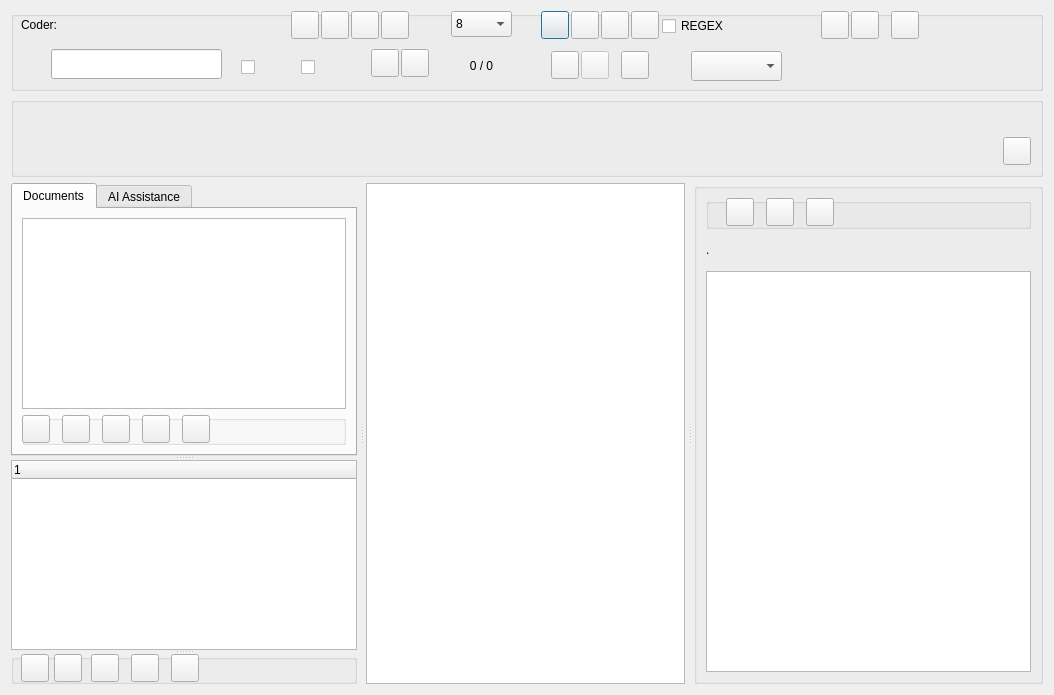
<?xml version="1.0" encoding="UTF-8"?>
<ui version="4.0">
 <class>Dialog_code_text</class>
 <widget class="QDialog" name="Dialog_code_text">
  <property name="geometry">
   <rect>
    <x>0</x>
    <y>0</y>
    <width>1054</width>
    <height>695</height>
   </rect>
  </property>
  <property name="windowTitle">
   <string>Code Text</string>
  </property>
  <layout class="QVBoxLayout" name="verticalLayout">
   <item>
    <widget class="QGroupBox" name="groupBox">
     <property name="minimumSize">
      <size>
       <width>0</width>
       <height>80</height>
      </size>
     </property>
     <property name="maximumSize">
      <size>
       <width>16777215</width>
       <height>80</height>
      </size>
     </property>
     <property name="title">
      <string/>
     </property>
     <widget class="QPushButton" name="pushButton_auto_code">
      <property name="geometry">
       <rect>
        <x>530</x>
        <y>0</y>
        <width>28</width>
        <height>28</height>
       </rect>
      </property>
      <property name="toolTip">
       <string>&lt;html&gt;&lt;head/&gt;&lt;body&gt;&lt;p&gt;Auto code with exact text.&lt;/p&gt;&lt;p&gt;Right click for options: all, first, last.&lt;/p&gt;&lt;/body&gt;&lt;/html&gt;</string>
      </property>
      <property name="text">
       <string/>
      </property>
     </widget>
     <widget class="QLabel" name="label_coder">
      <property name="geometry">
       <rect>
        <x>10</x>
        <y>0</y>
        <width>251</width>
        <height>28</height>
       </rect>
      </property>
      <property name="text">
       <string>Coder:</string>
      </property>
     </widget>
     <widget class="QLineEdit" name="lineEdit_search">
      <property name="geometry">
       <rect>
        <x>40</x>
        <y>38</y>
        <width>171</width>
        <height>30</height>
       </rect>
      </property>
      <property name="toolTip">
       <string>&lt;html&gt;&lt;head/&gt;&lt;body&gt;&lt;p&gt;Search for text.&lt;/p&gt;&lt;p&gt;check &lt;span style=&quot; font-weight:600;&quot;&gt;Case sensitive&lt;/span&gt; for case sensitive search&lt;/p&gt;&lt;p&gt;check &lt;span style=&quot; font-weight:600;&quot;&gt;All files&lt;/span&gt; for searching all files search&lt;/p&gt;
&lt;p&gt;Right-click to change automatic searching options&lt;/p&gt;&lt;/body&gt;&lt;/html&gt;</string>
      </property>
     </widget>
     <widget class="QCheckBox" name="checkBox_search_case">
      <property name="geometry">
       <rect>
        <x>230</x>
        <y>38</y>
        <width>21</width>
        <height>36</height>
       </rect>
      </property>
      <property name="toolTip">
       <string>&lt;html&gt;&lt;head/&gt;&lt;body&gt;&lt;p&gt;search case sensitive&lt;/p&gt;&lt;/body&gt;&lt;/html&gt;</string>
      </property>
      <property name="text">
       <string/>
      </property>
     </widget>
     <widget class="QCheckBox" name="checkBox_search_all_files">
      <property name="geometry">
       <rect>
        <x>290</x>
        <y>38</y>
        <width>21</width>
        <height>36</height>
       </rect>
      </property>
      <property name="toolTip">
       <string>&lt;html&gt;&lt;head/&gt;&lt;body&gt;&lt;p&gt;search all files&lt;/p&gt;&lt;/body&gt;&lt;/html&gt;</string>
      </property>
      <property name="text">
       <string/>
      </property>
     </widget>
     <widget class="QLabel" name="label_search_totals">
      <property name="geometry">
       <rect>
        <x>430</x>
        <y>44</y>
        <width>81</width>
        <height>22</height>
       </rect>
      </property>
      <property name="text">
       <string>0 / 0</string>
      </property>
      <property name="alignment">
       <set>Qt::AlignCenter</set>
      </property>
     </widget>
     <widget class="QLabel" name="label_codes_count">
      <property name="geometry">
       <rect>
        <x>570</x>
        <y>46</y>
        <width>41</width>
        <height>22</height>
       </rect>
      </property>
      <property name="text">
       <string/>
      </property>
      <property name="alignment">
       <set>Qt::AlignRight|Qt::AlignTrailing|Qt::AlignVCenter</set>
      </property>
     </widget>
     <widget class="QPushButton" name="pushButton_previous">
      <property name="geometry">
       <rect>
        <x>360</x>
        <y>38</y>
        <width>28</width>
        <height>28</height>
       </rect>
      </property>
      <property name="toolTip">
       <string>&lt;html&gt;&lt;head/&gt;&lt;body&gt;&lt;p&gt;Previous&lt;/p&gt;&lt;/body&gt;&lt;/html&gt;</string>
      </property>
      <property name="text">
       <string/>
      </property>
     </widget>
     <widget class="QPushButton" name="pushButton_next">
      <property name="geometry">
       <rect>
        <x>390</x>
        <y>38</y>
        <width>28</width>
        <height>28</height>
       </rect>
      </property>
      <property name="toolTip">
       <string>&lt;html&gt;&lt;head/&gt;&lt;body&gt;&lt;p&gt;Next&lt;/p&gt;&lt;/body&gt;&lt;/html&gt;</string>
      </property>
      <property name="text">
       <string/>
      </property>
     </widget>
     <widget class="QLabel" name="label_search_all_files">
      <property name="geometry">
       <rect>
        <x>316</x>
        <y>41</y>
        <width>24</width>
        <height>24</height>
       </rect>
      </property>
      <property name="toolTip">
       <string>&lt;html&gt;&lt;head/&gt;&lt;body&gt;&lt;p&gt;Search text. All text files.&lt;/p&gt;&lt;/body&gt;&lt;/html&gt;</string>
      </property>
      <property name="autoFillBackground">
       <bool>false</bool>
      </property>
      <property name="text">
       <string/>
      </property>
      <property name="alignment">
       <set>Qt::AlignRight|Qt::AlignTrailing|Qt::AlignVCenter</set>
      </property>
      <property name="wordWrap">
       <bool>true</bool>
      </property>
     </widget>
     <widget class="QLabel" name="label_search_case_sensitive">
      <property name="geometry">
       <rect>
        <x>250</x>
        <y>41</y>
        <width>24</width>
        <height>24</height>
       </rect>
      </property>
      <property name="toolTip">
       <string>&lt;html&gt;&lt;head/&gt;&lt;body&gt;&lt;p&gt;Search text. Case sensitive&lt;/p&gt;&lt;/body&gt;&lt;/html&gt;</string>
      </property>
      <property name="autoFillBackground">
       <bool>false</bool>
      </property>
      <property name="text">
       <string/>
      </property>
      <property name="alignment">
       <set>Qt::AlignRight|Qt::AlignTrailing|Qt::AlignVCenter</set>
      </property>
      <property name="wordWrap">
       <bool>true</bool>
      </property>
     </widget>
     <widget class="QPushButton" name="pushButton_auto_code_frag_this_file">
      <property name="geometry">
       <rect>
        <x>560</x>
        <y>0</y>
        <width>28</width>
        <height>28</height>
       </rect>
      </property>
      <property name="toolTip">
       <string>Text fragment to auto code sentences.</string>
      </property>
      <property name="text">
       <string/>
      </property>
     </widget>
     <widget class="QPushButton" name="pushButton_auto_code_undo">
      <property name="geometry">
       <rect>
        <x>620</x>
        <y>0</y>
        <width>28</width>
        <height>28</height>
       </rect>
      </property>
      <property name="toolTip">
       <string>&lt;html&gt;&lt;head/&gt;&lt;body&gt;&lt;p&gt;Undo auto coding&lt;/p&gt;&lt;/body&gt;&lt;/html&gt;</string>
      </property>
      <property name="text">
       <string/>
      </property>
     </widget>
     <widget class="QPushButton" name="pushButton_delete_all_codes">
      <property name="geometry">
       <rect>
        <x>880</x>
        <y>0</y>
        <width>28</width>
        <height>28</height>
       </rect>
      </property>
      <property name="toolTip">
       <string>&lt;html&gt;&lt;head/&gt;&lt;body&gt;&lt;p&gt;Delete all codes by this coder from this file&lt;/p&gt;&lt;/body&gt;&lt;/html&gt;</string>
      </property>
      <property name="text">
       <string/>
      </property>
     </widget>
     <widget class="QPushButton" name="pushButton_annotate">
      <property name="geometry">
       <rect>
        <x>280</x>
        <y>0</y>
        <width>28</width>
        <height>28</height>
       </rect>
      </property>
      <property name="toolTip">
       <string>&lt;html&gt;&lt;head/&gt;&lt;body&gt;&lt;p&gt;Annotate selection&lt;/p&gt;&lt;/body&gt;&lt;/html&gt;</string>
      </property>
      <property name="text">
       <string/>
      </property>
     </widget>
     <widget class="QPushButton" name="pushButton_coding_memo">
      <property name="geometry">
       <rect>
        <x>340</x>
        <y>0</y>
        <width>28</width>
        <height>28</height>
       </rect>
      </property>
      <property name="toolTip">
       <string>&lt;html&gt;&lt;head/&gt;&lt;body&gt;&lt;p&gt;Memo for this coded section&lt;/p&gt;&lt;/body&gt;&lt;/html&gt;</string>
      </property>
      <property name="text">
       <string/>
      </property>
     </widget>
     <widget class="QLabel" name="label_font_size">
      <property name="geometry">
       <rect>
        <x>410</x>
        <y>2</y>
        <width>24</width>
        <height>24</height>
       </rect>
      </property>
      <property name="toolTip">
       <string>&lt;html&gt;&lt;head/&gt;&lt;body&gt;&lt;p&gt;Text font size.&lt;/p&gt;&lt;p&gt;A default size can be set in Settings.&lt;/p&gt;&lt;/body&gt;&lt;/html&gt;</string>
      </property>
      <property name="autoFillBackground">
       <bool>false</bool>
      </property>
      <property name="text">
       <string/>
      </property>
      <property name="alignment">
       <set>Qt::AlignRight|Qt::AlignTrailing|Qt::AlignVCenter</set>
      </property>
      <property name="wordWrap">
       <bool>true</bool>
      </property>
     </widget>
     <widget class="QLabel" name="label_search_regex">
      <property name="geometry">
       <rect>
        <x>10</x>
        <y>41</y>
        <width>24</width>
        <height>24</height>
       </rect>
      </property>
      <property name="toolTip">
       <string>&lt;html&gt;&lt;head/&gt;&lt;body&gt;&lt;p&gt;Search uses Regex functions. &lt;/p&gt;&lt;p&gt;A dot ‘.’ is used as a wild card, e.g. ‘.ears’ will match ‘bears’ and ‘years’. &lt;/p&gt;&lt;p&gt;A ‘?’ after a character will match one or none times that character, e.g. ‘bears?’ will match ‘bear’ and ‘bears’ &lt;/p&gt;&lt;p&gt;&lt;span style=&quot; background-color:transparent;&quot;&gt;A ‘*’ after a character will match zero or more times. &lt;/span&gt;&lt;/p&gt;&lt;p&gt;&lt;span style=&quot; background-color:transparent;&quot;&gt;‘&lt;/span&gt;\. will match the dot symbol, ‘\?’ will match the question mark. ‘\n’ will match the line ending symbol. &lt;/p&gt;&lt;p&gt;Regex cheatsheet: www.rexegg.com/regex-quickstart.html&lt;/p&gt;&lt;/body&gt;&lt;/html&gt;</string>
      </property>
      <property name="autoFillBackground">
       <bool>false</bool>
      </property>
      <property name="text">
       <string/>
      </property>
      <property name="alignment">
       <set>Qt::AlignRight|Qt::AlignTrailing|Qt::AlignVCenter</set>
      </property>
      <property name="wordWrap">
       <bool>true</bool>
      </property>
     </widget>
     <widget class="QPushButton" name="pushButton_auto_code_surround">
      <property name="geometry">
       <rect>
        <x>590</x>
        <y>0</y>
        <width>28</width>
        <height>28</height>
       </rect>
      </property>
      <property name="toolTip">
       <string>&lt;html&gt;&lt;head/&gt;&lt;body&gt;&lt;p&gt;Auto code using start and end marks.&lt;/p&gt;&lt;/body&gt;&lt;/html&gt;</string>
      </property>
      <property name="text">
       <string/>
      </property>
     </widget>
     <widget class="QPushButton" name="pushButton_help">
      <property name="geometry">
       <rect>
        <x>840</x>
        <y>0</y>
        <width>28</width>
        <height>28</height>
       </rect>
      </property>
      <property name="toolTip">
       <string>Help</string>
      </property>
      <property name="text">
       <string/>
      </property>
     </widget>
     <widget class="QPushButton" name="pushButton_show_memos">
      <property name="geometry">
       <rect>
        <x>370</x>
        <y>0</y>
        <width>28</width>
        <height>28</height>
       </rect>
      </property>
      <property name="toolTip">
       <string>Show memos</string>
      </property>
      <property name="text">
       <string/>
      </property>
     </widget>
     <widget class="QPushButton" name="pushButton_show_annotations">
      <property name="geometry">
       <rect>
        <x>310</x>
        <y>0</y>
        <width>28</width>
        <height>28</height>
       </rect>
      </property>
      <property name="toolTip">
       <string>Show annotations</string>
      </property>
      <property name="text">
       <string/>
      </property>
     </widget>
     <widget class="QPushButton" name="pushButton_edit">
      <property name="geometry">
       <rect>
        <x>540</x>
        <y>40</y>
        <width>28</width>
        <height>28</height>
       </rect>
      </property>
      <property name="toolTip">
       <string>Edit text 
Click on a position, without selecting text, to type, delete, or paste text. 
Select text that is not underlined and delete or paste over. 
Avoid selecting text to delete or paste over if the selected text is underlined:
(coded - red, annotated - yellow, case-assigned - green)
As all assigned positions may be incorrect. </string>
      </property>
      <property name="text">
       <string/>
      </property>
     </widget>
     <widget class="QLabel" name="label_exports">
      <property name="geometry">
       <rect>
        <x>650</x>
        <y>43</y>
        <width>24</width>
        <height>24</height>
       </rect>
      </property>
      <property name="toolTip">
       <string>Export</string>
      </property>
      <property name="text">
       <string/>
      </property>
     </widget>
     <widget class="QComboBox" name="comboBox_export">
      <property name="geometry">
       <rect>
        <x>680</x>
        <y>40</y>
        <width>91</width>
        <height>30</height>
       </rect>
      </property>
      <property name="toolTip">
       <string>Export</string>
      </property>
      <item>
       <property name="text">
        <string/>
       </property>
      </item>
      <item>
       <property name="text">
        <string>html</string>
       </property>
      </item>
      <item>
       <property name="text">
        <string>odt</string>
       </property>
      </item>
      <item>
       <property name="text">
        <string>txt</string>
       </property>
      </item>
     </widget>
     <widget class="QPushButton" name="pushButton_undo_edit">
      <property name="enabled">
       <bool>false</bool>
      </property>
      <property name="geometry">
       <rect>
        <x>570</x>
        <y>40</y>
        <width>28</width>
        <height>28</height>
       </rect>
      </property>
      <property name="toolTip">
       <string>&lt;html&gt;&lt;head/&gt;&lt;body&gt;&lt;p&gt;After editing the text:&lt;/p&gt;&lt;p&gt;Review edited text to confirm code positions are correct. Press button to Undo edited text, if code postions are incorrect. &lt;/p&gt;&lt;/body&gt;&lt;/html&gt;</string>
      </property>
      <property name="text">
       <string/>
      </property>
     </widget>
     <widget class="QPushButton" name="pushButton_default_new_code_color">
      <property name="geometry">
       <rect>
        <x>610</x>
        <y>40</y>
        <width>28</width>
        <height>28</height>
       </rect>
      </property>
      <property name="toolTip">
       <string>Set default colour for new codes</string>
      </property>
      <property name="text">
       <string/>
      </property>
     </widget>
     <widget class="QComboBox" name="comboBox_fontsize">
      <property name="geometry">
       <rect>
        <x>440</x>
        <y>0</y>
        <width>61</width>
        <height>26</height>
       </rect>
      </property>
      <item>
       <property name="text">
        <string>8</string>
       </property>
      </item>
      <item>
       <property name="text">
        <string>10</string>
       </property>
      </item>
      <item>
       <property name="text">
        <string>12</string>
       </property>
      </item>
      <item>
       <property name="text">
        <string>14</string>
       </property>
      </item>
      <item>
       <property name="text">
        <string>16</string>
       </property>
      </item>
      <item>
       <property name="text">
        <string>18</string>
       </property>
      </item>
      <item>
       <property name="text">
        <string>20</string>
       </property>
      </item>
      <item>
       <property name="text">
        <string>22</string>
       </property>
      </item>
     </widget>
     <widget class="QPushButton" name="pushButton_right_side_pane">
      <property name="geometry">
       <rect>
        <x>810</x>
        <y>0</y>
        <width>28</width>
        <height>28</height>
       </rect>
      </property>
      <property name="toolTip">
       <string>&lt;html&gt;&lt;head/&gt;&lt;body&gt;&lt;p&gt;Show side pane&lt;/p&gt;&lt;/body&gt;&lt;/html&gt;</string>
      </property>
      <property name="text">
       <string/>
      </property>
     </widget>
     <widget class="QCheckBox" name="checkBox_auto_regex">
      <property name="geometry">
       <rect>
        <x>651</x>
        <y>5</y>
        <width>111</width>
        <height>20</height>
       </rect>
      </property>
      <property name="toolTip">
       <string>Apply REGEX to autocoding for exact text and sentences buttons.
https://www.datacamp.com/cheat-sheet/regular-expresso</string>
      </property>
      <property name="text">
       <string>REGEX</string>
      </property>
     </widget>
    </widget>
   </item>
   <item>
    <widget class="QGroupBox" name="groupBox_edit_mode">
     <property name="minimumSize">
      <size>
       <width>0</width>
       <height>80</height>
      </size>
     </property>
     <property name="maximumSize">
      <size>
       <width>16777215</width>
       <height>80</height>
      </size>
     </property>
     <property name="title">
      <string/>
     </property>
     <layout class="QGridLayout" name="gridLayout_3">
      <item row="0" column="0" rowspan="2">
       <widget class="QLabel" name="label_editing">
        <property name="enabled">
         <bool>true</bool>
        </property>
        <property name="maximumSize">
         <size>
          <width>16777215</width>
          <height>76</height>
         </size>
        </property>
        <property name="text">
         <string/>
        </property>
        <property name="wordWrap">
         <bool>true</bool>
        </property>
       </widget>
      </item>
      <item row="1" column="1">
       <widget class="QPushButton" name="pushButton_exit_edit">
        <property name="minimumSize">
         <size>
          <width>28</width>
          <height>28</height>
         </size>
        </property>
        <property name="maximumSize">
         <size>
          <width>28</width>
          <height>28</height>
         </size>
        </property>
        <property name="toolTip">
         <string>Exit Edit text </string>
        </property>
        <property name="text">
         <string/>
        </property>
       </widget>
      </item>
     </layout>
    </widget>
   </item>
   <item>
    <widget class="QWidget" name="widget_mainWindow" native="true">
     <layout class="QHBoxLayout" name="horizontalLayout_2">
      <property name="leftMargin">
       <number>0</number>
      </property>
      <property name="topMargin">
       <number>0</number>
      </property>
      <property name="rightMargin">
       <number>0</number>
      </property>
      <property name="bottomMargin">
       <number>0</number>
      </property>
      <item>
       <widget class="QSplitter" name="splitter">
        <property name="orientation">
         <enum>Qt::Horizontal</enum>
        </property>
        <property name="handleWidth">
         <number>9</number>
        </property>
        <widget class="QWidget" name="widget_left" native="true">
         <layout class="QVBoxLayout" name="verticalLayout_4">
          <property name="spacing">
           <number>0</number>
          </property>
          <property name="leftMargin">
           <number>0</number>
          </property>
          <property name="topMargin">
           <number>0</number>
          </property>
          <property name="rightMargin">
           <number>0</number>
          </property>
          <property name="bottomMargin">
           <number>0</number>
          </property>
          <item>
           <widget class="QSplitter" name="leftsplitter">
            <property name="orientation">
             <enum>Qt::Vertical</enum>
            </property>
            <widget class="QTabWidget" name="tabWidget">
             <property name="sizePolicy">
              <sizepolicy hsizetype="Expanding" vsizetype="Expanding">
               <horstretch>0</horstretch>
               <verstretch>0</verstretch>
              </sizepolicy>
             </property>
             <property name="minimumSize">
              <size>
               <width>0</width>
               <height>0</height>
              </size>
             </property>
             <property name="currentIndex">
              <number>0</number>
             </property>
             <widget class="QWidget" name="tab_docs">
              <property name="sizePolicy">
               <sizepolicy hsizetype="Expanding" vsizetype="Expanding">
                <horstretch>0</horstretch>
                <verstretch>0</verstretch>
               </sizepolicy>
              </property>
              <attribute name="title">
               <string>Documents</string>
              </attribute>
              <attribute name="toolTip">
               <string>Select a document</string>
              </attribute>
              <layout class="QVBoxLayout" name="verticalLayout_2">
               <item>
                <widget class="QListWidget" name="listWidget">
                 <property name="minimumSize">
                  <size>
                   <width>0</width>
                   <height>20</height>
                  </size>
                 </property>
                </widget>
               </item>
               <item>
                <widget class="QGroupBox" name="groupBox_file_buttons">
                 <property name="minimumSize">
                  <size>
                   <width>0</width>
                   <height>30</height>
                  </size>
                 </property>
                 <property name="maximumSize">
                  <size>
                   <width>16777215</width>
                   <height>30</height>
                  </size>
                 </property>
                 <property name="title">
                  <string/>
                 </property>
                 <widget class="QPushButton" name="pushButton_latest">
                  <property name="geometry">
                   <rect>
                    <x>40</x>
                    <y>0</y>
                    <width>28</width>
                    <height>28</height>
                   </rect>
                  </property>
                  <property name="toolTip">
                   <string>&lt;html&gt;&lt;head/&gt;&lt;body&gt;&lt;p&gt;File with latest coding&lt;/p&gt;&lt;/body&gt;&lt;/html&gt;</string>
                  </property>
                  <property name="text">
                   <string/>
                  </property>
                 </widget>
                 <widget class="QPushButton" name="pushButton_bookmark_go">
                  <property name="geometry">
                   <rect>
                    <x>80</x>
                    <y>0</y>
                    <width>28</width>
                    <height>28</height>
                   </rect>
                  </property>
                  <property name="toolTip">
                   <string>&lt;html&gt;&lt;head/&gt;&lt;body&gt;&lt;p&gt;Go to bookmark&lt;/p&gt;&lt;/body&gt;&lt;/html&gt;</string>
                  </property>
                  <property name="text">
                   <string/>
                  </property>
                 </widget>
                 <widget class="QPushButton" name="pushButton_next_file">
                  <property name="geometry">
                   <rect>
                    <x>0</x>
                    <y>0</y>
                    <width>28</width>
                    <height>28</height>
                   </rect>
                  </property>
                  <property name="toolTip">
                   <string>&lt;html&gt;&lt;head/&gt;&lt;body&gt;&lt;p&gt;Next file&lt;/p&gt;&lt;/body&gt;&lt;/html&gt;</string>
                  </property>
                  <property name="text">
                   <string/>
                  </property>
                 </widget>
                 <widget class="QPushButton" name="pushButton_document_memo">
                  <property name="geometry">
                   <rect>
                    <x>120</x>
                    <y>0</y>
                    <width>28</width>
                    <height>28</height>
                   </rect>
                  </property>
                  <property name="toolTip">
                   <string>&lt;html&gt;&lt;head/&gt;&lt;body&gt;&lt;p&gt;File memo&lt;/p&gt;&lt;/body&gt;&lt;/html&gt;</string>
                  </property>
                  <property name="text">
                   <string/>
                  </property>
                 </widget>
                 <widget class="QPushButton" name="pushButton_file_attributes">
                  <property name="geometry">
                   <rect>
                    <x>160</x>
                    <y>0</y>
                    <width>28</width>
                    <height>28</height>
                   </rect>
                  </property>
                  <property name="toolTip">
                   <string>Show files with file attributes</string>
                  </property>
                  <property name="text">
                   <string/>
                  </property>
                 </widget>
                </widget>
               </item>
              </layout>
             </widget>
             <widget class="QWidget" name="tab_ai">
              <property name="sizePolicy">
               <sizepolicy hsizetype="Preferred" vsizetype="Preferred">
                <horstretch>0</horstretch>
                <verstretch>0</verstretch>
               </sizepolicy>
              </property>
              <property name="minimumSize">
               <size>
                <width>0</width>
                <height>0</height>
               </size>
              </property>
              <attribute name="title">
               <string>AI Assistance</string>
              </attribute>
              <attribute name="toolTip">
               <string>Use the AI to find data</string>
              </attribute>
              <layout class="QVBoxLayout" name="verticalLayout_3">
               <property name="spacing">
                <number>0</number>
               </property>
               <item>
                <widget class="QPushButton" name="pushButton_ai_search">
                 <property name="sizePolicy">
                  <sizepolicy hsizetype="Preferred" vsizetype="Fixed">
                   <horstretch>0</horstretch>
                   <verstretch>0</verstretch>
                  </sizepolicy>
                 </property>
                 <property name="minimumSize">
                  <size>
                   <width>24</width>
                   <height>24</height>
                  </size>
                 </property>
                 <property name="toolTip">
                  <string>Click here to define the options for the AI based search</string>
                 </property>
                 <property name="styleSheet">
                  <string notr="true"/>
                 </property>
                 <property name="text">
                  <string>&lt;Start AI Search&gt;</string>
                 </property>
                 <property name="flat">
                  <bool>false</bool>
                 </property>
                </widget>
               </item>
               <item>
                <spacer name="horizontalSpacer">
                 <property name="orientation">
                  <enum>Qt::Horizontal</enum>
                 </property>
                 <property name="sizeHint" stdset="0">
                  <size>
                   <width>12</width>
                   <height>6</height>
                  </size>
                 </property>
                </spacer>
               </item>
               <item>
                <widget class="QListWidget" name="listWidget_ai">
                 <property name="minimumSize">
                  <size>
                   <width>0</width>
                   <height>20</height>
                  </size>
                 </property>
                 <property name="toolTipDuration">
                  <number>60000</number>
                 </property>
                </widget>
               </item>
               <item>
                <widget class="QProgressBar" name="ai_progressBar">
                 <property name="enabled">
                  <bool>true</bool>
                 </property>
                 <property name="sizePolicy">
                  <sizepolicy hsizetype="Expanding" vsizetype="Minimum">
                   <horstretch>0</horstretch>
                   <verstretch>0</verstretch>
                  </sizepolicy>
                 </property>
                 <property name="minimumSize">
                  <size>
                   <width>0</width>
                   <height>6</height>
                  </size>
                 </property>
                 <property name="maximumSize">
                  <size>
                   <width>16777215</width>
                   <height>6</height>
                  </size>
                 </property>
                 <property name="maximum">
                  <number>0</number>
                 </property>
                 <property name="value">
                  <number>0</number>
                 </property>
                 <property name="textVisible">
                  <bool>false</bool>
                 </property>
                </widget>
               </item>
              </layout>
             </widget>
            </widget>
            <widget class="QTreeWidget" name="treeWidget">
             <column>
              <property name="text">
               <string notr="true">1</string>
              </property>
             </column>
            </widget>
            <widget class="QGroupBox" name="groupBox_coding_buttons">
             <property name="minimumSize">
              <size>
               <width>0</width>
               <height>30</height>
              </size>
             </property>
             <property name="maximumSize">
              <size>
               <width>16777215</width>
               <height>30</height>
              </size>
             </property>
             <property name="title">
              <string/>
             </property>
             <widget class="QPushButton" name="pushButton_show_all_codings">
              <property name="geometry">
               <rect>
                <x>120</x>
                <y>0</y>
                <width>28</width>
                <height>28</height>
               </rect>
              </property>
              <property name="toolTip">
               <string>Show all codings</string>
              </property>
              <property name="text">
               <string/>
              </property>
             </widget>
             <widget class="QPushButton" name="pushButton_show_codings_prev">
              <property name="geometry">
               <rect>
                <x>43</x>
                <y>0</y>
                <width>28</width>
                <height>28</height>
               </rect>
              </property>
              <property name="toolTip">
               <string>Show previous coding of selected code</string>
              </property>
              <property name="text">
               <string/>
              </property>
             </widget>
             <widget class="QPushButton" name="pushButton_show_codings_next">
              <property name="geometry">
               <rect>
                <x>80</x>
                <y>0</y>
                <width>28</width>
                <height>28</height>
               </rect>
              </property>
              <property name="toolTip">
               <string>Show next coding of selected code.</string>
              </property>
              <property name="text">
               <string/>
              </property>
             </widget>
             <widget class="QPushButton" name="pushButton_important">
              <property name="geometry">
               <rect>
                <x>160</x>
                <y>0</y>
                <width>28</width>
                <height>28</height>
               </rect>
              </property>
              <property name="toolTip">
               <string>Show codings flagged important</string>
              </property>
              <property name="text">
               <string/>
              </property>
             </widget>
             <widget class="QLabel" name="label_code">
              <property name="geometry">
               <rect>
                <x>200</x>
                <y>0</y>
                <width>28</width>
                <height>28</height>
               </rect>
              </property>
              <property name="toolTip">
               <string>Right click below to create new codes and categories</string>
              </property>
              <property name="text">
               <string/>
              </property>
              <property name="wordWrap">
               <bool>true</bool>
              </property>
             </widget>
             <widget class="QPushButton" name="pushButton_find_code">
              <property name="geometry">
               <rect>
                <x>10</x>
                <y>0</y>
                <width>28</width>
                <height>28</height>
               </rect>
              </property>
              <property name="toolTip">
               <string>Find code</string>
              </property>
              <property name="text">
               <string/>
              </property>
             </widget>
            </widget>
           </widget>
          </item>
         </layout>
        </widget>
        <widget class="QWidget" name="widget_textEdit" native="true">
         <layout class="QHBoxLayout" name="horizontalLayout">
          <property name="spacing">
           <number>0</number>
          </property>
          <property name="leftMargin">
           <number>0</number>
          </property>
          <property name="topMargin">
           <number>0</number>
          </property>
          <property name="rightMargin">
           <number>0</number>
          </property>
          <property name="bottomMargin">
           <number>0</number>
          </property>
          <item>
           <widget class="QWidget" name="lineNumbers" native="true"/>
          </item>
          <item>
           <widget class="QTextEdit" name="textEdit">
            <property name="tabChangesFocus">
             <bool>true</bool>
            </property>
           </widget>
          </item>
         </layout>
        </widget>
        <widget class="QGroupBox" name="groupBox_info">
         <property name="title">
          <string/>
         </property>
         <layout class="QGridLayout" name="gridLayout">
          <item row="2" column="0">
           <widget class="QSplitter" name="splitter_2">
            <property name="orientation">
             <enum>Qt::Vertical</enum>
            </property>
            <widget class="QTextEdit" name="textEdit_info">
             <property name="tabChangesFocus">
              <bool>true</bool>
             </property>
            </widget>
           </widget>
          </item>
          <item row="0" column="0">
           <widget class="QGroupBox" name="groupBox_2">
            <property name="minimumSize">
             <size>
              <width>0</width>
              <height>30</height>
             </size>
            </property>
            <property name="title">
             <string/>
            </property>
            <widget class="QPushButton" name="pushButton_code_rule">
             <property name="geometry">
              <rect>
               <x>20</x>
               <y>0</y>
               <width>28</width>
               <height>28</height>
              </rect>
             </property>
             <property name="toolTip">
              <string>Code rule with examples</string>
             </property>
             <property name="text">
              <string/>
             </property>
            </widget>
            <widget class="QPushButton" name="pushButton_journal">
             <property name="geometry">
              <rect>
               <x>60</x>
               <y>0</y>
               <width>28</width>
               <height>28</height>
              </rect>
             </property>
             <property name="toolTip">
              <string>Current journal</string>
             </property>
             <property name="text">
              <string/>
             </property>
            </widget>
            <widget class="QPushButton" name="pushButton_project_memo">
             <property name="geometry">
              <rect>
               <x>100</x>
               <y>0</y>
               <width>28</width>
               <height>28</height>
              </rect>
             </property>
             <property name="toolTip">
              <string>Project memo</string>
             </property>
             <property name="text">
              <string/>
             </property>
            </widget>
           </widget>
          </item>
          <item row="1" column="0">
           <widget class="QLabel" name="label_info">
            <property name="minimumSize">
             <size>
              <width>0</width>
              <height>30</height>
             </size>
            </property>
            <property name="maximumSize">
             <size>
              <width>16777215</width>
              <height>30</height>
             </size>
            </property>
            <property name="text">
             <string>.</string>
            </property>
           </widget>
          </item>
         </layout>
        </widget>
       </widget>
      </item>
     </layout>
    </widget>
   </item>
  </layout>
 </widget>
 <tabstops>
  <tabstop>pushButton_annotate</tabstop>
  <tabstop>pushButton_show_annotations</tabstop>
  <tabstop>pushButton_coding_memo</tabstop>
  <tabstop>pushButton_show_memos</tabstop>
  <tabstop>pushButton_auto_code</tabstop>
  <tabstop>pushButton_auto_code_frag_this_file</tabstop>
  <tabstop>pushButton_auto_code_surround</tabstop>
  <tabstop>pushButton_auto_code_undo</tabstop>
  <tabstop>pushButton_help</tabstop>
  <tabstop>lineEdit_search</tabstop>
  <tabstop>checkBox_search_case</tabstop>
  <tabstop>checkBox_search_all_files</tabstop>
  <tabstop>pushButton_previous</tabstop>
  <tabstop>pushButton_next</tabstop>
  <tabstop>pushButton_edit</tabstop>
  <tabstop>comboBox_export</tabstop>
  <tabstop>pushButton_exit_edit</tabstop>
  <tabstop>pushButton_delete_all_codes</tabstop>
 </tabstops>
 <resources/>
 <connections/>
</ui>
